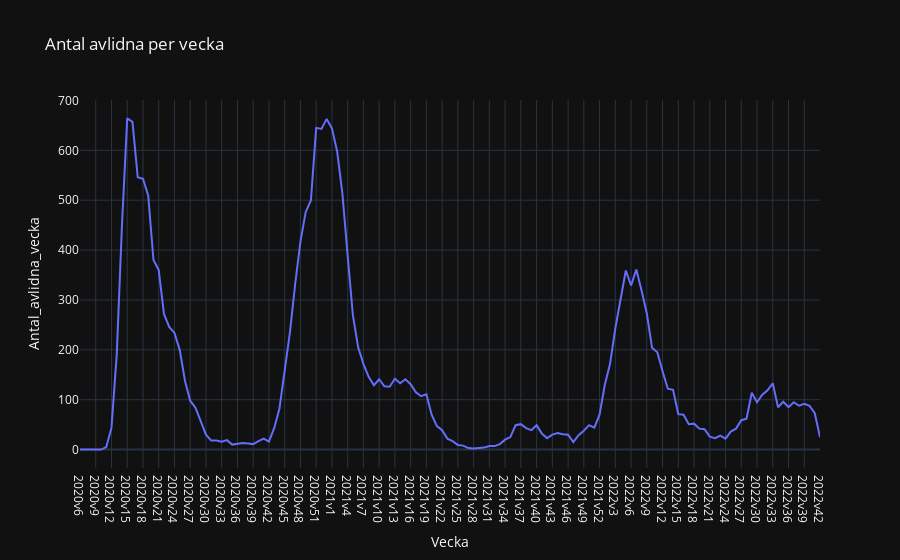

Notebook code for this chart:
### Markdown cell above
Plotly express

### Code cell
plotly_deceased_weekly = px.line(
    df_veckodata_riket_merged, x="Vecka", y="Antal_avlidna_vecka", title="Antal avlidna per vecka"
)
plotly_deceased_weekly.show()

### Figure 1 — Plotly figure (JSON) as saved in the notebook; plotly's stock layout.template omitted (floating-point values rounded to 4 significant figures; data arrays with more than 128 entries replaced by an {"elided": "..."} marker saying what was removed)
{"data": [{"hovertemplate": "Vecka=%{x}<br>Antal_avlidna_vecka=%{y}<extra></extra>", "legendgroup": "", "line": {"color": "#636efa", "dash": "solid"}, "marker": {"symbol": "circle"}, "mode": "lines", "name": "", "orientation": "v", "showlegend": false, "x": {"elided": "142 str values"}, "xaxis": "x", "y": {"elided": "142 int values"}, "yaxis": "y", "type": "scatter"}], "layout": {"xaxis": {"anchor": "y", "domain": [0.0, 1.0], "title": {"text": "Vecka"}}, "yaxis": {"anchor": "x", "domain": [0.0, 1.0], "title": {"text": "Antal_avlidna_vecka"}}, "legend": {"tracegroupgap": 0}, "title": {"text": "Antal avlidna per vecka"}}}
